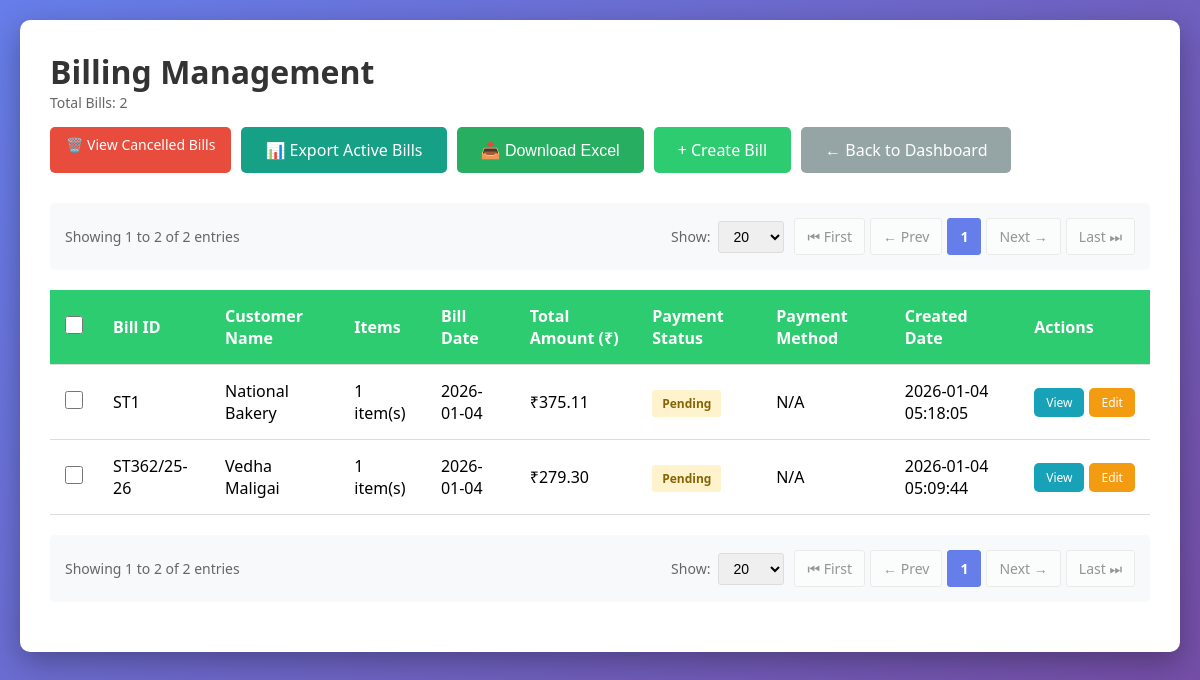
The app's page /billing/ with its own data.
### tables this page shows
CREATE TABLE billing (
                    id INTEGER PRIMARY KEY AUTOINCREMENT,
                    bill_id TEXT UNIQUE NOT NULL,
                    customer_id INTEGER NOT NULL,
                    bill_date DATE NOT NULL,
                    subtotal REAL DEFAULT 0.0,
                    gst_amount REAL DEFAULT 0.0,
                    total_amount REAL NOT NULL DEFAULT 0.0,
                    payment_status TEXT DEFAULT 'Pending',
                    notes TEXT,
                    created_at TIMESTAMP DEFAULT CURRENT_TIMESTAMP,
                    FOREIGN KEY (customer_id) REFERENCES customers (id)
                );

CREATE TABLE customers (
                    id INTEGER PRIMARY KEY AUTOINCREMENT,
                    customer_id TEXT UNIQUE NOT NULL,
                    vendor_code TEXT UNIQUE,
                    name TEXT NOT NULL,
                    email TEXT,
                    mobile TEXT,
                    address TEXT,
                    state TEXT,
                    gst_number TEXT,
                    created_at TIMESTAMP DEFAULT CURRENT_TIMESTAMP
                );

### routes/billing.py (the view)
@billing_bp.route('/')
def index():
    show_cancelled = request.args.get('show_cancelled', 'false') == 'true'
    page = request.args.get('page', 1, type=int)
    per_page = request.args.get('per_page', 20, type=int)
    if per_page not in [10, 20, 50, 100]:
        per_page = 20
    if page < 1:
        page = 1
    conn = get_db_connection()
    if show_cancelled:
        total_count = conn.execute('''
            SELECT COUNT(*) as count FROM billing
            WHERE payment_status = 'Cancelled'
        ''').fetchone()['count']
    else:
        total_count = conn.execute('''
            SELECT COUNT(*) as count FROM billing
            WHERE payment_status != 'Cancelled'
        ''').fetchone()['count']
    total_pages = max(1, (total_count + per_page - 1) // per_page) if total_count > 0 else 1
    if page > total_pages:
        page = total_pages
    offset = (page - 1) * per_page
    if show_cancelled:
        bills = conn.execute('''
            SELECT b.*, c.name as customer_name,
                   (SELECT COUNT(*) FROM billing_items WHERE bill_id = b.bill_id) as item_count
            FROM billing b
            JOIN customers c ON b.customer_id = c.id
            WHERE b.payment_status = 'Cancelled'
            ORDER BY b.created_at DESC
            LIMIT ? OFFSET ?
        ''', (per_page, offset)).fetchall()
    else:
        bills = conn.execute('''
            SELECT b.*, c.name as customer_name,
                   (SELECT COUNT(*) FROM billing_items WHERE bill_id = b.bill_id) as item_count
            FROM billing b
            JOIN customers c ON b.customer_id = c.id
            WHERE b.payment_status != 'Cancelled'
            ORDER BY b.created_at DESC
            LIMIT ? OFFSET ?
        ''', (per_page, offset)).fetchall()
    conn.close()
    has_prev = page > 1
    has_next = page < total_pages
    return render_template('billing/index.html',
                         bills=bills,
                         show_cancelled=show_cancelled,
                         page=page,
                         per_page=per_page,
                         total_count=total_count,
                         total_pages=total_pages,
                         has_prev=has_prev,
                         has_next=has_next)

### database.py (called while the page is built)
def get_db_connection():
    conn = sqlite3.connect(DATABASE)
    conn.row_factory = sqlite3.Row
    return conn

### templates/billing/index.html (shortened to what this page needs)
<!DOCTYPE html>
<html lang="en">
<head>
</head>
<body>
    <div class="container">
        <div class="header">
            <div>
                <h1>Billing Management{% if show_cancelled %} - Cancelled Bills{% endif %}</h1>
                <p class="bill-count">Total Bills: {{ total_count }}</p>
            </div>
            <div class="button-group">
                {% if show_cancelled %}
                <a href="{{ url_for('billing.index') }}" class="btn btn-info no-print">📋 View Active Bills</a>
                {% else %}
                <a href="{{ url_for('billing.index', show_cancelled='true') }}" class="btn btn-danger no-print">🗑️ View Cancelled Bills</a>
                {% endif %}
                <a href="{{ url_for('billing.active_bills_export') }}" class="btn btn-success no-print" style="background: #16a085;">📊 Export Active Bills</a>
                <button onclick="downloadExcel()" class="btn btn-success no-print">📥 Download Excel</button>
                <a href="{{ url_for('billing.create') }}" class="btn btn-primary no-print">+ Create Bill</a>
                <a href="{{ url_for('dashboard') }}" class="btn btn-secondary no-print">← Back to Dashboard</a>
            </div>
        </div>
        {% if total_count > 0 %}
            {% set route_name = 'billing.index' %}
            {% set extra_params = {'show_cancelled': 'true' if show_cancelled else 'false'} %}
            {% include 'pagination.html' %}
        {% endif %}
        {% if bills %}
            <form id="cancelForm" method="POST" action="{{ url_for('billing.cancel_bills_confirm') }}">
                <table>
                    <thead>
                        <tr>
                            {% if not show_cancelled %}
                            <th class="checkbox-cell no-print">
                                <input type="checkbox" id="selectAll" onchange="toggleSelectAll(this)">
                            </th>
                            {% endif %}
                            <th>Bill ID</th>
                            <th>Customer Name</th>
                            <th>Items</th>
                            <th>Bill Date</th>
                            <th>Total Amount (₹)</th>
                            <th>Payment Status</th>
                            <th>Payment Method</th>
                            <th>Created Date</th>
                            <th class="no-print">Actions</th>
                        </tr>
                    </thead>
                    <tbody>
                        {% for bill in bills %}
                        <tr>
                            {% if not show_cancelled %}
                            <td class="checkbox-cell no-print">
                                <input type="checkbox" name="bill_ids[]" value="{{ bill['id'] }}" class="bill-checkbox" onchange="updateSelection()">
                            </td>
                            {% endif %}
                            <td>{{ bill['bill_id'] }}</td>
                            <td>{{ bill['customer_name'] }}</td>
                            <td>{{ bill['item_count'] }} item(s)</td>
                            <td>{{ bill['bill_date'] }}</td>
                            <td>₹{{ "%.2f"|format(bill['total_amount']) }}</td>
                            <td>
                                <span class="status-badge status-{{ bill['payment_status']|lower }}">
                                    {{ bill['payment_status'] }}
                                </span>
                            </td>
                            <td>{{ bill['payment_method'] or 'N/A' }}</td>
                            <td>{{ bill['created_at'] }}</td>
                            <td class="no-print">
                                <div style="display: flex; gap: 5px;">
                                    <a href="{{ url_for('billing.view', id=bill['id']) }}" class="btn btn-info" style="padding: 6px 12px; font-size: 12px;">View</a>
                                    <a href="{{ url_for('billing.update', bill_id=bill['id']) }}" class="btn btn-primary" style="padding: 6px 12px; font-size: 12px; background: #f39c12;">Edit</a>
                                </div>
                            </td>
                        </tr>
                        {% endfor %}
                    </tbody>
                </table>
            </form>
            {% if total_count > 0 %}
                {% set route_name = 'billing.index' %}
                {% set extra_params = {'show_cancelled': 'true' if show_cancelled else 'false'} %}
                {% include 'pagination.html' %}
            {% endif %}
        {% endif %}
    </div>
</body>
</html>

### templates/billing/index.html (style rules this page uses)
* { margin: 0; padding: 0; box-sizing: border-box; }
body { font-family: 'Segoe UI', Tahoma, Geneva, Verdana, sans-serif; background: linear-gradient(135deg, #667eea 0%, #764ba2 100%); min-height: 100vh; padding: 20px; }
.container { max-width: 1400px; margin: 0 auto; background: white; border-radius: 10px; box-shadow: 0 10px 30px rgba(0,0,0,0.3); padding: 30px; }
.header { display: flex; justify-content: space-between; align-items: center; margin-bottom: 30px; flex-wrap: wrap; gap: 15px; }
h1 { color: #333; }
.btn { padding: 12px 24px; border: none; border-radius: 5px; cursor: pointer; text-decoration: none; font-size: 16px; transition: all 0.3s; display: inline-block; }
.btn-primary { background: #2ecc71; color: white; }
.btn-secondary { background: #95a5a6; color: white; }
.btn-info { background: #3498db; color: white; padding: 8px 16px; font-size: 14px; }
.btn-danger { background: #e74c3c; color: white; padding: 8px 16px; font-size: 14px; }
.btn-success { background: #27ae60; color: white; }
.btn-info { background: #17a2b8; color: white; }
table { width: 100%; border-collapse: collapse; margin-top: 20px; }
th, td { padding: 15px; text-align: left; border-bottom: 1px solid #ddd; }
th { background: #2ecc71; color: white; font-weight: 600; }
.bill-count { color: #666; font-size: 14px; }
.button-group { display: flex; gap: 10px; }
.status-badge { padding: 5px 10px; border-radius: 3px; font-size: 12px; font-weight: bold; }
.status-pending { background: #fff3cd; color: #856404; }
.checkbox-cell { width: 40px; text-align: center; }
input[type="checkbox"] { width: 18px; height: 18px; cursor: pointer; }

### records on screen
billing: bill_id "ST1", customer_name "National Bakery", item_count "1", bill_date "2026-01-04", total_amount "375.11", payment_status "Pending", bill "N/A", created_at "2026-01-04 05:18:05"
billing: bill_id "ST362/25-26", customer_name "Vedha Maligai", item_count "1", bill_date "2026-01-04", total_amount "279.30", payment_status "Pending", bill "N/A", created_at "2026-01-04 05:09:44"

### other values on screen
{{ total_count }} "2"
{{ ((page - 1) * per_page) + 1 }} "1 1"
{{ [page * per_page, total_count]|min }} "2 2"
{{ total_count }} "2 2"
{{ p }} "1" "1"
